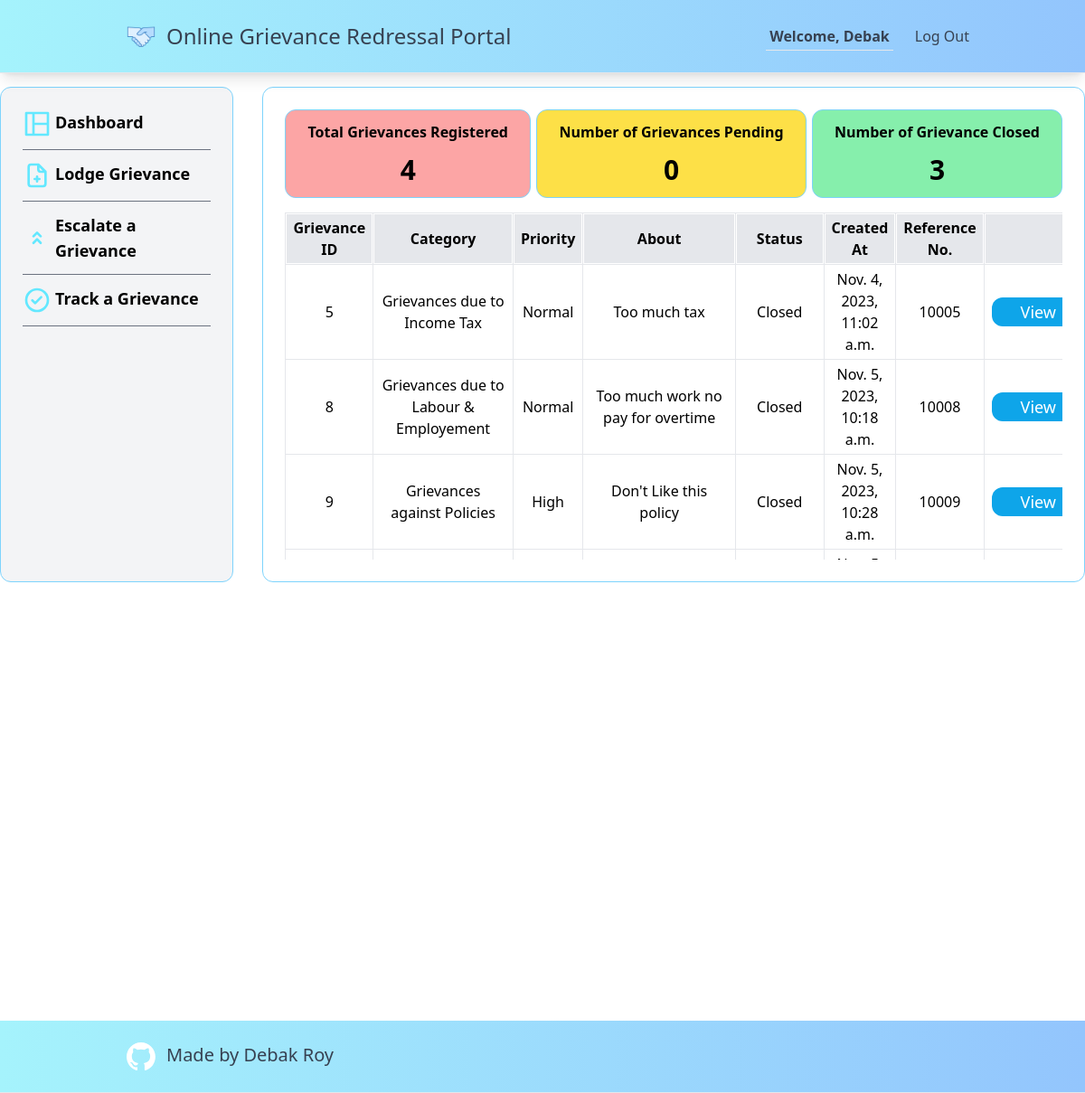
The app's page /register_grievance (signed in) with its own data.
### app/models.py (models this page shows, shortened)
class User(AbstractUser):
    phone_number = models.IntegerField(default=0)
    address = models.CharField(max_length=500, default="No Value")
    state = models.CharField(max_length=100, default="No Value")
    gender = models.CharField(max_length=50, default="No Value")
    handler = models.BooleanField(default=False)

class Grievance(models.Model):
    user = models.ForeignKey(User, on_delete=models.CASCADE, related_name='user')
    category = models.CharField(max_length=100)
    priority = models.CharField(max_length=100, choices=PRIORITY_CHOICES, default="Normal")
    details = models.CharField(max_length=2000)
    about = models.CharField(max_length=500, default="No Value")
    status = models.CharField(max_length=100, choices=STATUS_CHOICES, default="Registered")
    created_at = models.DateTimeField(auto_now_add=True)
    ref_no = models.IntegerField(default=100)
    handler_response = models.CharField(max_length=500, default="")
    satisfied = models.BooleanField(default=False)

### app/views.py (the view)
# urls.py: path("register_grievance", views.register_grievance, name="register_grievance"),
def register_grievance(request): #dashboard
    registered = Grievance.objects.filter(status="Registered", user=request.user)
    underReview = Grievance.objects.filter(status="Under Review", user=request.user)
    closed = Grievance.objects.filter(status="Closed", user=request.user)
    nreg = len(registered)
    nureview = len(underReview)
    nclose = len(closed)
    grievances = Grievance.objects.filter(user=request.user)
    all_grievances = Grievance.objects.all().order_by("priority");
    return render(request, 'app/registerGrievance.html', {
        "registerd": registered,
        "underReview": underReview,
        "closed": closed,
        "count_reg": nreg,
        "count_review": nureview,
        "count_closed": nclose,
        "grievances": grievances,
        "all_grievances": all_grievances,
    })

### app/templates/app/registerGrievance.html
{% extends 'app/dash_base.html' %}
{% load static %}
{% block content %}
    <div class="p-6 mx-auto flex flex-col border border-sky-300 rounded-xl">
        {% if not request.user.handler %}
            <div class="flex justify-between">
                <div class="font-semibold py-3 px-6 border border-sky-300 bg-red-300 rounded-xl">Total Grievances Registered <br><p class="text-center mt-3 text-3xl">{{ count_reg }}</p></div>
                <div class="font-semibold py-3 px-6 border border-sky-300 bg-yellow-300 rounded-xl">Number of Grievances Pending <br><p class="text-center mt-3 text-3xl">{{ count_review }}</p></div>
                <div class="font-semibold py-3 px-6 border border-sky-300 bg-green-300 rounded-xl">Number of Grievance Closed <br><p class="text-center mt-3 text-3xl">{{ count_closed }}</p></div>
            </div>
        {% endif %}
        {% include 'app/table.html' %}
    </div>
{% endblock %}

### app/templates/app/layout.html (shortened to what this page needs)
{% load static %}
<!DOCTYPE html>
<html lang="en">
    <head>
        <script src="https://cdn.tailwindcss.com"></script>
    </head>
    <body>
            <nav class="px-32 py-6 flex justify-between items-center border-b border-gray-200 fixed right-0 left-0 top-0 bg-gradient-to-r from-cyan-200 to-blue-300 text-gray-700 shadow-lg">
            <a class="text-2xl flex" href="/"><img class="w-8 mx-3" src="{% static 'images/icons8-handshake-80.png' %}">Online Grievance Redressal Portal</a>
            <div>
              <ul class="flex space-x-6">
                {% if user.is_authenticated %}
                    <li class="nav-item">
                        <a class="p-1 border-b border-gray-200" href="#"><strong>Welcome, {{ user.username }}</strong></a>
                    </li>
                {% endif %}
                {% if user.is_authenticated %}
                    <li class="nav-item">
                        <a class="hover:underline" href="{% url 'logout' %}">Log Out</a>
                    </li>
                {% endif %}
              </ul>
            </div>
          </nav>
        <div class="body">
            {% block body %}
            {% endblock %}
        </div>
        {% block footer %}{% endblock %}
    </body>
</html>

### app/templates/app/table.html (shortened to what this page needs)
{% block table %}
   <div class="mt-4 h-96 overflow-y-scroll overflow-x-auto">
       <table class="table-auto border border-collapse text-center">
           <thead class="sticky top-0">
               <tr>
                  <th class="py-1 px-2 bg-gray-200 font-semibold border">Grievance ID</th>
                  <th class="py-1 px-2 bg-gray-200 font-semibold border">Category</th>
                  <th class="py-1 px-2 bg-gray-200 font-semibold border">Priority</th>
                  <th class="py-1 px-2 bg-gray-200 font-semibold border">About</th>
                  <th class="py-1 px-2 bg-gray-200 font-semibold border">Status</th>
                  <th class="py-1 px-2 bg-gray-200 font-semibold border">Created At</th>
                  <th class="py-1 px-2 bg-gray-200 font-semibold border">Reference No.</th>
                  <th class="py-1 px-2 bg-gray-200 font-semibold border"></th>
               </tr>
           </thead>
            <tbody>
                {% if request.user.handler %}
                    {% for grievance in all_grievances %}
                        <tr>
                            <td class="py-1 px-2 border">{{ grievance.id }}</td>
                            <td class="py-1 px-2 border">{{ grievance.user.username }}</td>
                            <td class="py-1 px-2 border">{{ grievance.category }}</td>
                            <td class="py-1 px-2 border">{{ grievance.priority }}</td>
                            <td class="py-1 px-2 border">{{ grievance.about }}</td>
                            <td class="py-1 px-2 border">{{ grievance.status }}</td>
                            <td class="py-1 px-2 border">{{ grievance.created_at }}</td>
                            <td class="py-1 px-2 border">{{ grievance.ref_no }}</td>
                            <td class="py-1 px-2 border"><a href="{% url 'grievance_detail' grievance.ref_no%}" class="py-1 px-8 text-lg bg-sky-500 hover:bg-sky-700 rounded-xl text-white">View</a></td>
                        </tr>
                    {% endfor %}
                {% else %}
                    {% for grievance in grievances %}
                        <tr>
                            <td class="py-1 px-2 border">{{ grievance.id }}</td>
                            <td class="py-1 px-2 border">{{ grievance.category }}</td>
                            <td class="py-1 px-2 border">{{ grievance.priority }}</td>
                            <td class="py-1 px-2 border">{{ grievance.about }}</td>
                            <td class="py-1 px-2 border">{{ grievance.status }}</td>
                            <td class="py-1 px-2 border">{{ grievance.created_at }}</td>
                            <td class="py-1 px-2 border">{{ grievance.ref_no }}</td>
                            <td class="py-1 px-2 border"><a href="{% url 'grievance_detail' grievance.ref_no%}" class="py-1 px-8 text-lg bg-sky-500 hover:bg-sky-700 rounded-xl text-white">View</a></td>
                        </tr>
                    {% endfor %}
                {% endif %}
            </tbody>
        </table>
    </div>
{% endblock %}

### app/templates/app/table.html (style rules this page uses)
tr th, tr td { box-shadow: 0px 0px 0px 1px white inset; }

### records on screen
User: username "Debak"
Grievance: id "5", category "Grievances due to Income Tax", priority "Normal", about "Too much tax", status "Closed", created_at "Nov. 4, 2023, 11:02 a.m.", ref_no "10005"
Grievance: id "8", category "Grievances due to Labour & Employement", priority "Normal", about "Too much work no pay for overtime", status "Closed", created_at "Nov. 5, 2023, 10:18 a.m.", ref_no "10008"
Grievance: id "9", category "Grievances against Policies", priority "High", about "Don't Like this policy", status "Closed", created_at "Nov. 5, 2023, 10:28 a.m.", ref_no "10009"

### other values on screen
{{ count_reg }} "4"
{{ count_review }} "0"
{{ count_closed }} "3"
